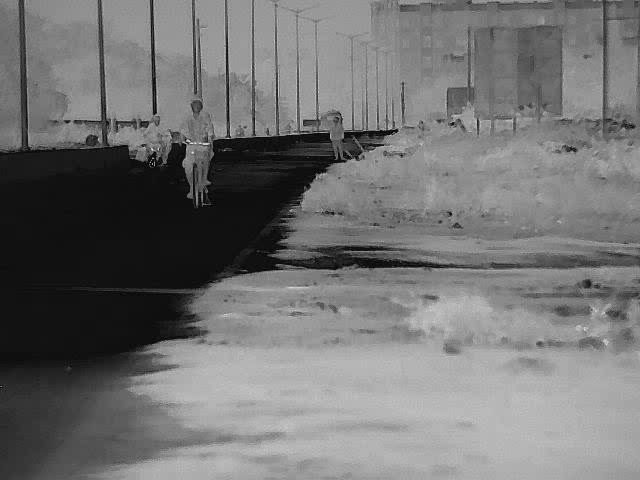
#> input picture data/images/SingleChannel.png, 640 x 480 px, found by its file name
$ python demo_thermal_argumentation.py
#> lines starting #> are read from the running program, lines starting #| are printed output that depends on the picture; after the words box and inside, x2 and y2 are one past the last pixel; in counts of white or black regions, pixels touching at a corner belong together
### src/thermal/ml_ready/thermal_argumentation.py
import cv2
import numpy as np
import random
from typing import Union


# =====================================================
# THERMAL FLIP
# =====================================================
def thermal_flip(
    image: Union[str, np.ndarray],
    *,
    flip_code: int = 1
) -> np.ndarray:

    """
    Flip a thermal (single-channel) image using OpenCV flip codes.

    PARAMETERS
    ----------
    image : str | np.ndarray
        Description:
            Input thermal image or file path.

        Min / Max:
            - Minimum size: 1 × 1 pixels
            - Maximum size: system memory bound

        Units:
            Pixel intensity

        Supported dtypes:
            uint8, uint16, float32, float64

        Default:
            Required (no default)

        Best-case:
            uint8 / uint16 single-channel thermal image

    flip_code : int
        Description:
            Specifies the flip direction.

        Allowed values:
            1   → Horizontal flip (left ↔ right)
            0   → Vertical flip (top ↔ bottom)
           -1   → Both axes (180° rotation)

        Units:
            Discrete code (OpenCV convention)

        Default:
            1

        Best-case:
            1 (horizontal) for ML augmentation

    RETURNS
    -------
    out_image : np.ndarray
        Flipped thermal image (same shape and dtype as input).

    EXCEPTIONS
    ----------
    ValueError:
        - Invalid flip_code
        - Input image is None / empty
        - Image is not 2D

    FileNotFoundError:
        - Image path cannot be read

    TypeError:
        - Unsupported dtype
    """

    if flip_code not in (-1, 0, 1):
        raise ValueError("flip_code must be -1, 0, or 1")

    # --- Load ---
    if image is None:
        raise ValueError("Input image is None")

    if isinstance(image, str):
        img = cv2.imread(image, cv2.IMREAD_GRAYSCALE)
        if img is None:
            raise FileNotFoundError(f"Cannot read image: {image}")
    elif isinstance(image, np.ndarray):
        img = image
    else:
        raise TypeError("image must be path or numpy array")

    # --- Validate ---
    if img.size == 0:
        raise ValueError("Input image is empty")

    if img.ndim == 3:
        img = img[..., 0]

    if img.ndim != 2:
        raise ValueError("Thermal image must be single-channel")

    if not (
        img.dtype == np.uint8
        or img.dtype == np.uint16
        or np.issubdtype(img.dtype, np.floating)
    ):
        raise TypeError(f"Unsupported dtype {img.dtype}")

    out_img = cv2.flip(img, flip_code)
    return out_img


# =====================================================
# THERMAL ROTATE
# =====================================================
def thermal_rotate(
    image: Union[str, np.ndarray],
    *,
    angle: float,
    scale: float = 1.0,
    interpolation: int = cv2.INTER_LINEAR,
    border_mode: int = cv2.BORDER_REFLECT_101
) -> np.ndarray:

    """
    Rotate a thermal (single-channel) image.

    PARAMETERS
    ----------
    image : str | np.ndarray
        Input thermal image or file path.

    angle : float
        Description:
            Rotation angle in degrees.
            Positive values rotate counter-clockwise.

        Min / Max:
            No hard limit (practically -360 to +360)

        Units:
            Degrees

        Default:
            Required (no default)

        Best-case:
            Small angles (±15°) for augmentation

    scale : float
        Description:
            Isotropic scaling factor applied during rotation.

        Min / Max:
            > 0

        Units:
            Unitless scale factor

        Default:
            1.0

        Best-case:
            1.0 (no scaling)

    interpolation : int
        Description:
            Interpolation method used by OpenCV during rotation.

        Allowed values:
            cv2.INTER_NEAREST
            cv2.INTER_LINEAR
            cv2.INTER_CUBIC
            cv2.INTER_AREA

        Units:
            OpenCV enum

        Default:
            cv2.INTER_LINEAR

        Best-case:
            cv2.INTER_LINEAR (balanced for thermal images)

    border_mode : int
        Description:
            Pixel extrapolation method for borders.

        Allowed values:
            cv2.BORDER_CONSTANT
            cv2.BORDER_REPLICATE
            cv2.BORDER_REFLECT
            cv2.BORDER_REFLECT_101

        Units:
            OpenCV enum

        Default:
            cv2.BORDER_REFLECT_101

        Best-case:
            cv2.BORDER_REFLECT_101 (avoids artificial cold borders)

    RETURNS
    -------
    out_image : np.ndarray
        Rotated thermal image (same shape and dtype as input).
    """

    if scale <= 0:
        raise ValueError("scale must be > 0")

    if image is None:
        raise ValueError("Input image is None")

    if isinstance(image, str):
        img = cv2.imread(image, cv2.IMREAD_GRAYSCALE)
        if img is None:
            raise FileNotFoundError(f"Cannot read image: {image}")
    elif isinstance(image, np.ndarray):
        img = image
    else:
        raise TypeError("image must be path or numpy array")

    if img.size == 0:
        raise ValueError("Input image is empty")

    if img.ndim == 3:
        img = img[..., 0]

    if img.ndim != 2:
        raise ValueError("Thermal image must be single-channel")

    h, w = img.shape
    center = (w // 2, h // 2)

    M = cv2.getRotationMatrix2D(center, float(angle), float(scale))

    out_img = cv2.warpAffine(
        img,
        M,
        (w, h),
        flags=interpolation,
        borderMode=border_mode
    )
    return out_img


# =====================================================
# GAUSSIAN NOISE
# =====================================================
def add_gaussian_noise(
    image: Union[str, np.ndarray],
    *,
    mean: float = 0.0,
    std: float = 25.0
) -> np.ndarray:

    """
    Add Gaussian noise to a thermal (single-channel) image.

    Parameters
    ----------
    image : str | np.ndarray
        Input thermal image or file path.

    mean : float
        Mean of the Gaussian noise.
        Units: pixel intensity
        Default: 0.0

    std : float
        Standard deviation of the Gaussian noise.
        Units: pixel intensity
        Default: 25.0

    Returns
    -------
    out_image : np.ndarray
        Noisy thermal image (same shape and dtype as input).
    """

    if std < 0:
        raise ValueError("std must be >= 0")

    if image is None:
        raise ValueError("Input image is None")

    if isinstance(image, str):
        img = cv2.imread(image, cv2.IMREAD_GRAYSCALE)
        if img is None:
            raise FileNotFoundError(f"Cannot read image: {image}")
    elif isinstance(image, np.ndarray):
        img = image
    else:
        raise TypeError("image must be path or numpy array")

    if img.size == 0:
        raise ValueError("Input image is empty")

    if img.ndim == 3:
        img = img[..., 0]

    if img.ndim != 2:
        raise ValueError("Thermal image must be single-channel")

    orig_dtype = img.dtype

    noise = np.random.normal(mean, std, img.shape).astype(np.float32)
    noisy = img.astype(np.float32) + noise

    if orig_dtype == np.uint8:
        return np.clip(noisy, 0, 255).astype(np.uint8)

    if orig_dtype == np.uint16:
        return np.clip(noisy, 0, 65535).astype(np.uint16)

    return noisy.astype(orig_dtype)


# =====================================================
# SALT & PEPPER NOISE
# =====================================================
def add_salt_pepper_noise(
    image: Union[str, np.ndarray],
    *,
    density: float
) -> np.ndarray:

    """
    Add salt-and-pepper noise to a thermal (single-channel) image.

    PARAMETERS
    ----------
    image : str | np.ndarray
        Input thermal image or file path.

    density : float
        Fraction of pixels to corrupt with noise.

        Min / Max:
            0.0 ≤ density ≤ 1.0

        Units:
            Ratio (unitless)

        Best-case:
            0.001 – 0.01 for augmentation

    RETURNS
    -------
    noisy_image : np.ndarray
        Thermal image with salt & pepper noise applied.
    """

    if not (0.0 <= density <= 1.0):
        raise ValueError("density must be in range [0,1]")

    if image is None:
        raise ValueError("Input image is None")

    if isinstance(image, str):
        img = cv2.imread(image, cv2.IMREAD_GRAYSCALE)
        if img is None:
            raise FileNotFoundError(f"Cannot read image: {image}")
    elif isinstance(image, np.ndarray):
        img = image
    else:
        raise TypeError("image must be path or numpy array")

    if img.size == 0:
        raise ValueError("Input image is empty")

    if img.ndim == 3:
        img = img[..., 0]

    if img.ndim != 2:
        raise ValueError("Thermal image must be single-channel")

    noisy = img.copy()
    h, w = img.shape
    count = int(h * w * density)

    if img.dtype == np.uint8:
        salt, pepper = 255, 0
    elif img.dtype == np.uint16:
        salt, pepper = 65535, 0
    else:
        salt, pepper = img.max(), img.min()

    for _ in range(count):
        y = random.randint(0, h - 1)
        x = random.randint(0, w - 1)
        noisy[y, x] = salt if random.random() < 0.5 else pepper

    return noisy

### src/thermal/ml_ready/thermal_argumentation_scores.py
import numpy as np
import cv2


def augmentation_difference_score(
    original: np.ndarray,
    augmented: np.ndarray
) -> dict:
    """
    Generic augmentation quality metrics.
    """

    if original.shape != augmented.shape:
        raise ValueError("Shape mismatch")

    diff = augmented.astype(np.float32) - original.astype(np.float32)

    return {
        "mean_difference": float(np.mean(diff)),
        "std_difference": float(np.std(diff)),
        "energy_ratio": float(
            np.mean(augmented.astype(np.float32) ** 2) /
            (np.mean(original.astype(np.float32) ** 2) + 1e-6)
        )
    }

### scripts/ml_ready/demo_thermal_argumentation.py
import os
import cv2
import numpy as np

from thermal.ml_ready.thermal_argumentation import (
    thermal_flip,
    thermal_rotate,
    add_gaussian_noise,
    add_salt_pepper_noise
)

from thermal.ml_ready.thermal_argumentation_scores import (
    augmentation_difference_score
)


# =====================================================
# DEMO: THERMAL AUGMENTATION (ALL OPERATIONS)
# =====================================================
def main() -> None:

    input_path = "data/images/SingleChannel.png"
    output_dir = "outputs/ml_ready/images/thermal_augmentation"

    os.makedirs(output_dir, exist_ok=True)

    # -------------------------------
    # LOAD IMAGE
    # -------------------------------
    original = cv2.imread(input_path, cv2.IMREAD_GRAYSCALE)
#> original is the input picture: shape (480, 640); min 0, max 235, mean 114.7
    if original is None:
        raise FileNotFoundError(f"Failed to load image: {input_path}")

    print("\n===== THERMAL AUGMENTATION DEMO =====")

    # =================================================
    # 1. FLIP (HORIZONTAL)
    # =================================================
    flip_h = thermal_flip(original, flip_code=1)
    scores = augmentation_difference_score(original, flip_h)
#> scores = {'mean_difference': 0, 'std_difference': 78.75, 'energy_ratio': 1}

    cv2.imwrite(
        f"{output_dir}/flip_horizontal.png",
        np.hstack([original, flip_h])
    )
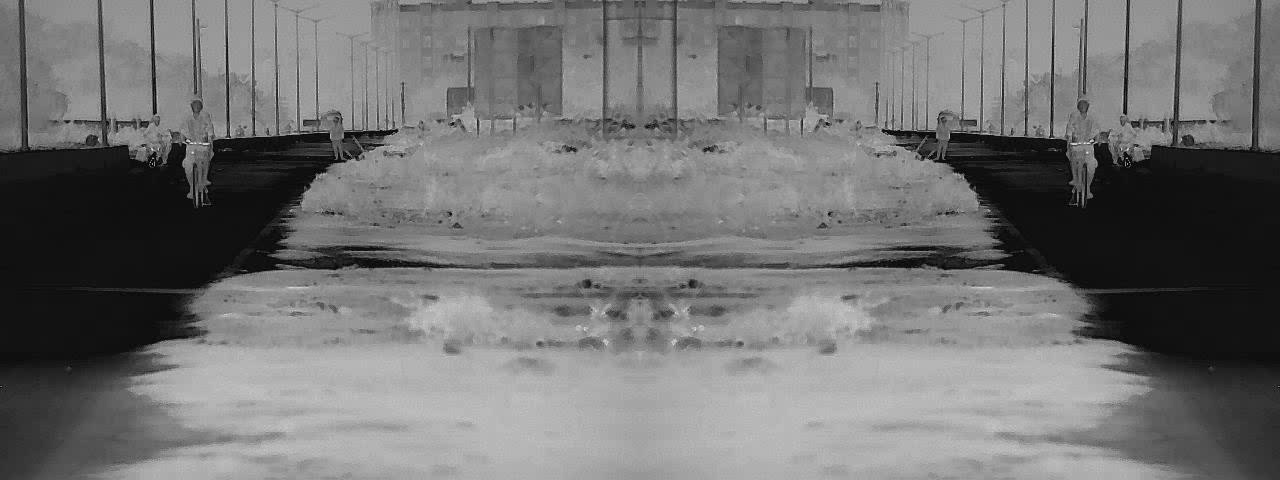
#> saved as flip_horizontal.png: shape (480, 1280); min 0, max 235, mean 114.7

    print("\n[Flip Horizontal]")
    for k, v in scores.items():
        print(f"{k:>22}: {v:.4f}")
#> this loop made 3 passes
#> (k, v) on passes 1 to 3: ('mean_difference', 0), ('std_difference', 78.75), ('energy_ratio', 1)
#|        mean_difference: 0.0000
#|         std_difference: 78.7547
#|           energy_ratio: 1.0000

    # =================================================
    # 2. FLIP (VERTICAL)
    # =================================================
    flip_v = thermal_flip(original, flip_code=0)
    scores = augmentation_difference_score(original, flip_v)
#> in augmentation_difference_score (call 2), `diff = augmented.astype(np.float32) - original.astype(np.float32)`:
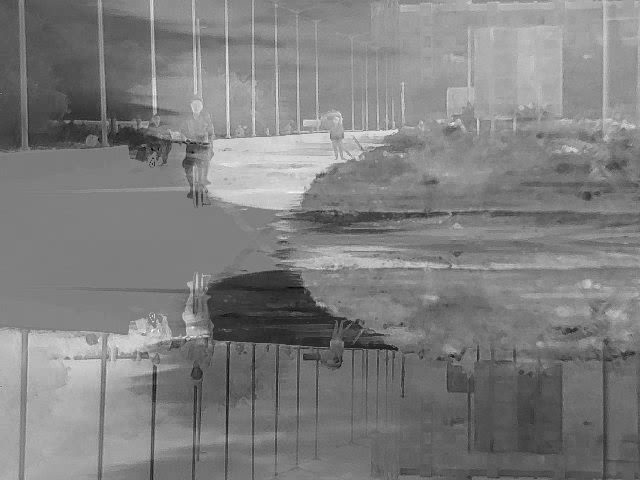
#> diff: shape (480, 640) float32; min -209, max 209, mean 0; drawn with min black and max white
#> scores = {'mean_difference': 0, 'std_difference': 54.2, 'energy_ratio': 1}

    cv2.imwrite(
        f"{output_dir}/flip_vertical.png",
        np.hstack([original, flip_v])
    )
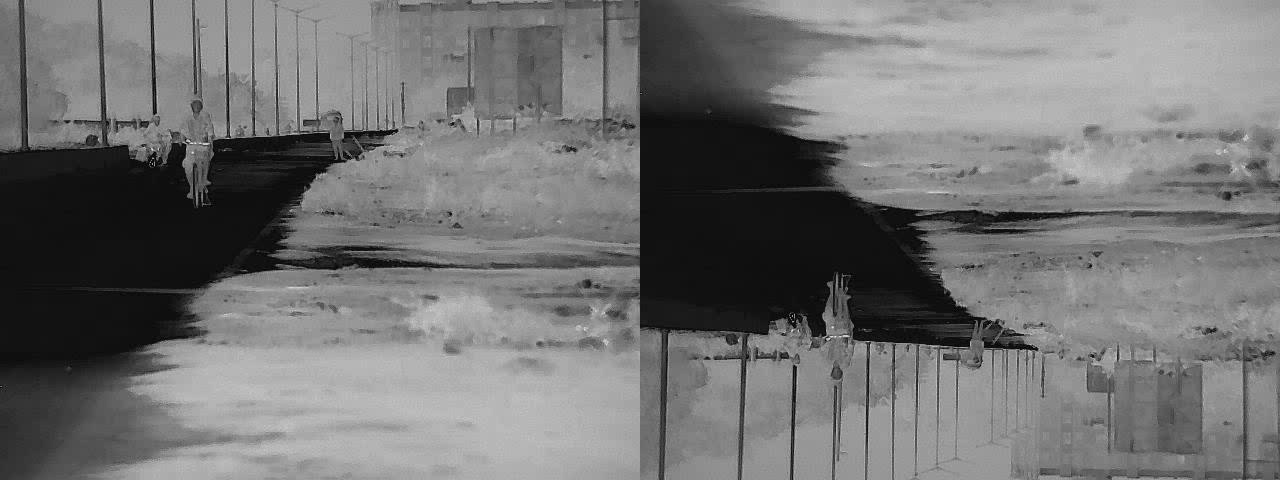
#> saved as flip_vertical.png: shape (480, 1280); min 0, max 235, mean 114.7

    print("\n[Flip Vertical]")
    for k, v in scores.items():
        print(f"{k:>22}: {v:.4f}")
#> this loop made 3 passes
#> (k, v) on passes 1 to 3: ('mean_difference', 0), ('std_difference', 54.2), ('energy_ratio', 1)
#|        mean_difference: 0.0000
#|         std_difference: 54.2027
#|           energy_ratio: 1.0000

    # =================================================
    # 3. ROTATION
    # =================================================
    rotated = thermal_rotate(
        original,
        angle=10.0,
        scale=1.0
    )

    scores = augmentation_difference_score(original, rotated)
#> scores = {'mean_difference': 1.22, 'std_difference': 33.92, 'energy_ratio': 1.02}

    cv2.imwrite(
        f"{output_dir}/rotation_10deg.png",
        np.hstack([original, rotated])
    )

    print("\n[Rotation 10°]")
    for k, v in scores.items():
        print(f"{k:>22}: {v:.4f}")
#> this loop made 3 passes
#> (k, v) on passes 1 to 3: ('mean_difference', 1.22), ('std_difference', 33.92), ('energy_ratio', 1.02)
#|        mean_difference: 1.2248
#|         std_difference: 33.9199
#|           energy_ratio: 1.0219

    # =================================================
    # 4. GAUSSIAN NOISE
    # =================================================
    gaussian = add_gaussian_noise(
        original,
        mean=0.0,
        std=20.0
    )

    scores = augmentation_difference_score(original, gaussian)
#> in augmentation_difference_score (call 4), `diff = augmented.astype(np.float32) - original.astype(np.float32)`:
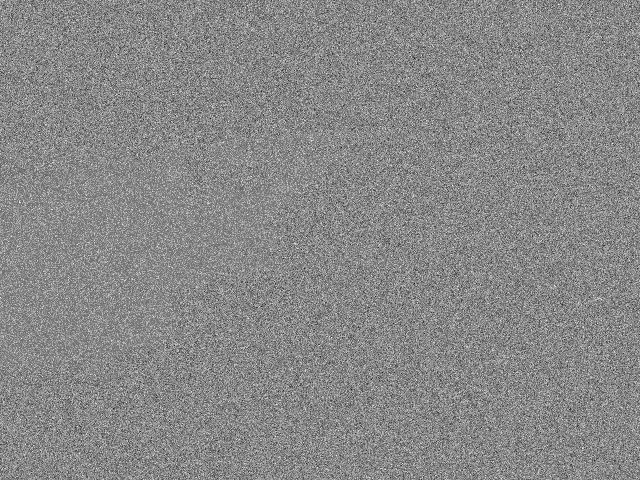
#> diff: shape (480, 640) float32; min -98, max 85, mean -0.1; drawn with min black and max white
#> scores = {'mean_difference': -0.0927, 'std_difference': 19.48, 'energy_ratio': 1.02}

    cv2.imwrite(
        f"{output_dir}/gaussian_noise.png",
        np.hstack([original, gaussian])
    )
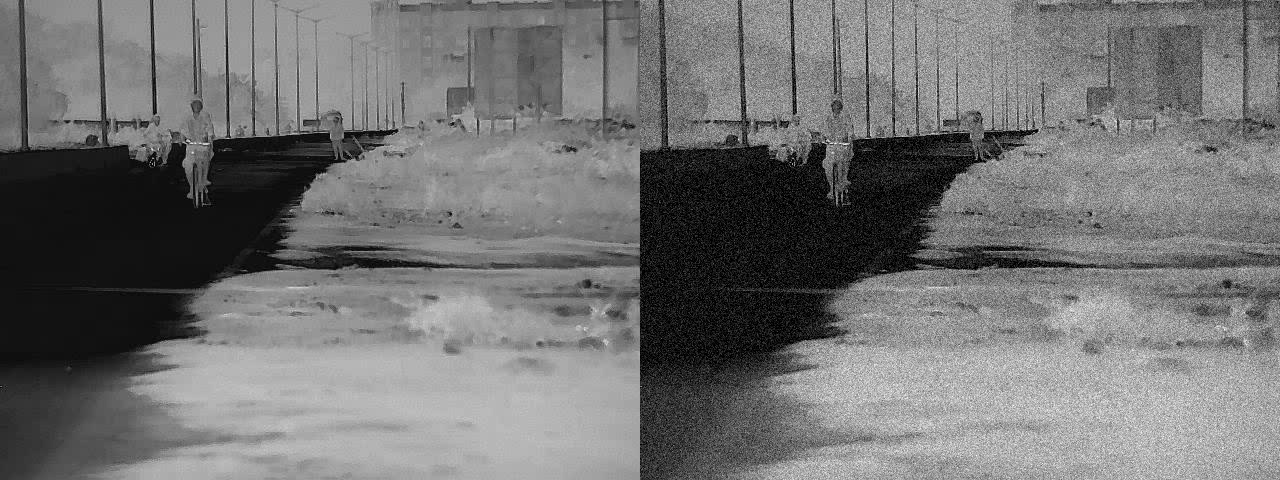
#> saved as gaussian_noise.png: shape (480, 1280); min 0, max 255, mean 114.6

    print("\n[Gaussian Noise]")
    for k, v in scores.items():
        print(f"{k:>22}: {v:.4f}")
#> this loop made 3 passes
#> (k, v) on passes 1 to 3: ('mean_difference', -0.0927), ('std_difference', 19.48), ('energy_ratio', 1.02)
#|        mean_difference: -0.0927
#|         std_difference: 19.4775
#|           energy_ratio: 1.0173

    # =================================================
    # 5. SALT & PEPPER NOISE
    # =================================================
    sp_noise = add_salt_pepper_noise(
        original,
        density=0.02
    )
#> after the loop in add_salt_pepper_noise, `for _ in range(count):`:
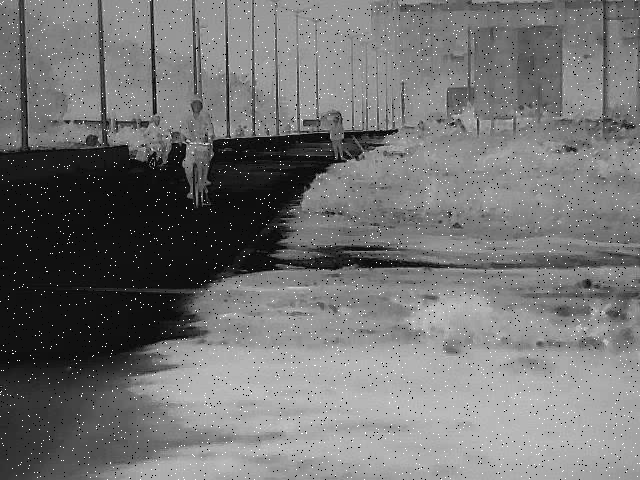
#> noisy: shape (480, 640); 1.98% of pixels changed, all inside (x1, y1, x2, y2) = (0, 0, 640, 480)

    scores = augmentation_difference_score(original, sp_noise)
#> in augmentation_difference_score (call 5), `diff = augmented.astype(np.float32) - original.astype(np.float32)`:
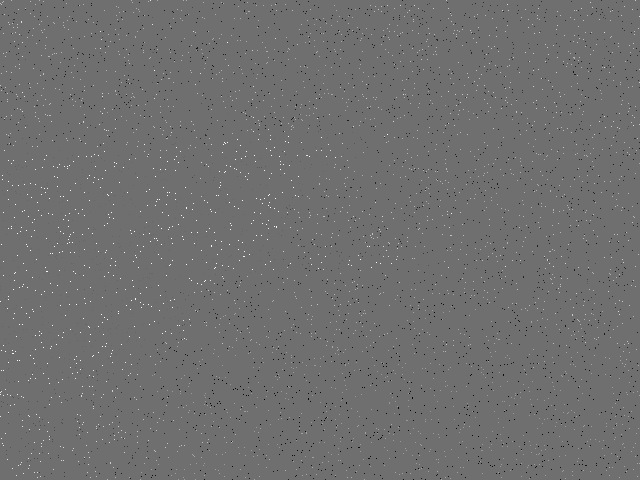
#> diff: shape (480, 640) float32; min -196, max 252, mean 0.2; drawn with min black and max white
#> scores = {'mean_difference': 0.248, 'std_difference': 19.53, 'energy_ratio': 1.02}

    cv2.imwrite(
        f"{output_dir}/salt_pepper_noise.png",
        np.hstack([original, sp_noise])
    )

    print("\n[Salt & Pepper Noise]")
    for k, v in scores.items():
        print(f"{k:>22}: {v:.4f}")
#> this loop made 3 passes
#> (k, v) on passes 1 to 3: ('mean_difference', 0.248), ('std_difference', 19.53), ('energy_ratio', 1.02)
#|        mean_difference: 0.2485
#|         std_difference: 19.5274
#|           energy_ratio: 1.0202

    print("\n===== OUTPUT SAVED TO =====")
    print(output_dir)


# =====================================================
# ENTRY POINT
# =====================================================
if __name__ == "__main__":
    try:
        main()
    except Exception as e:
        print(f"[DEMO ERROR] {e}")
